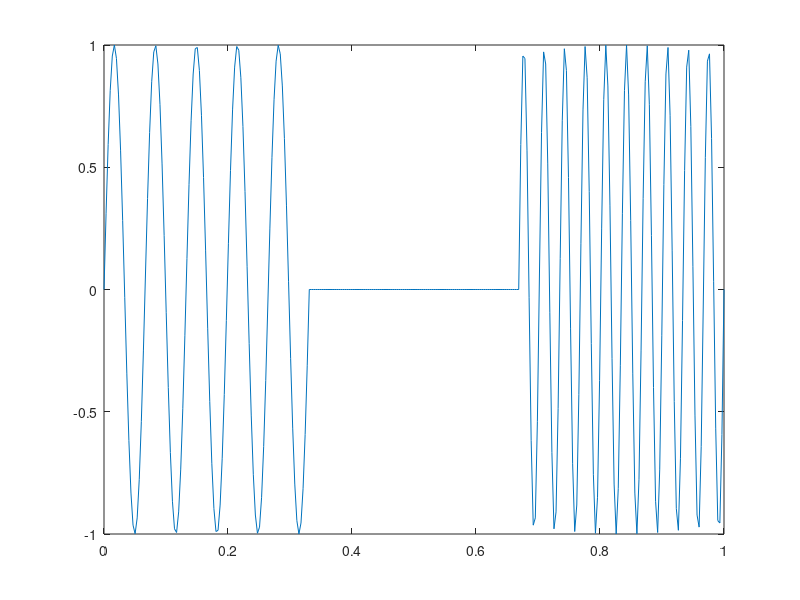

Recreate this plot in MATLAB.
%Appending of sine waves
clc
clear all
close all
f1=5;
f2=10;
t=linspace(0,1,100);
t1=linspace(0,1,300);
x1=sin(2*pi*f1*t);
x2=sin(2*pi*f2*t);
x=[x1,zeros(1,length(x1)),x2];
plot(t1,x)